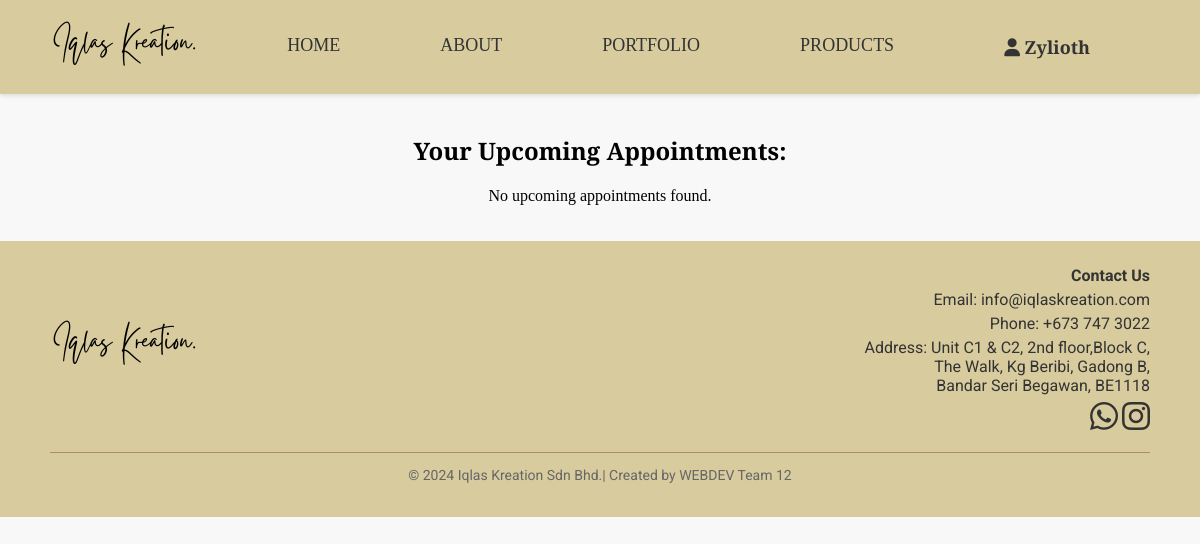
The page /dashboard.php (signed in) on the database as committed earlier.
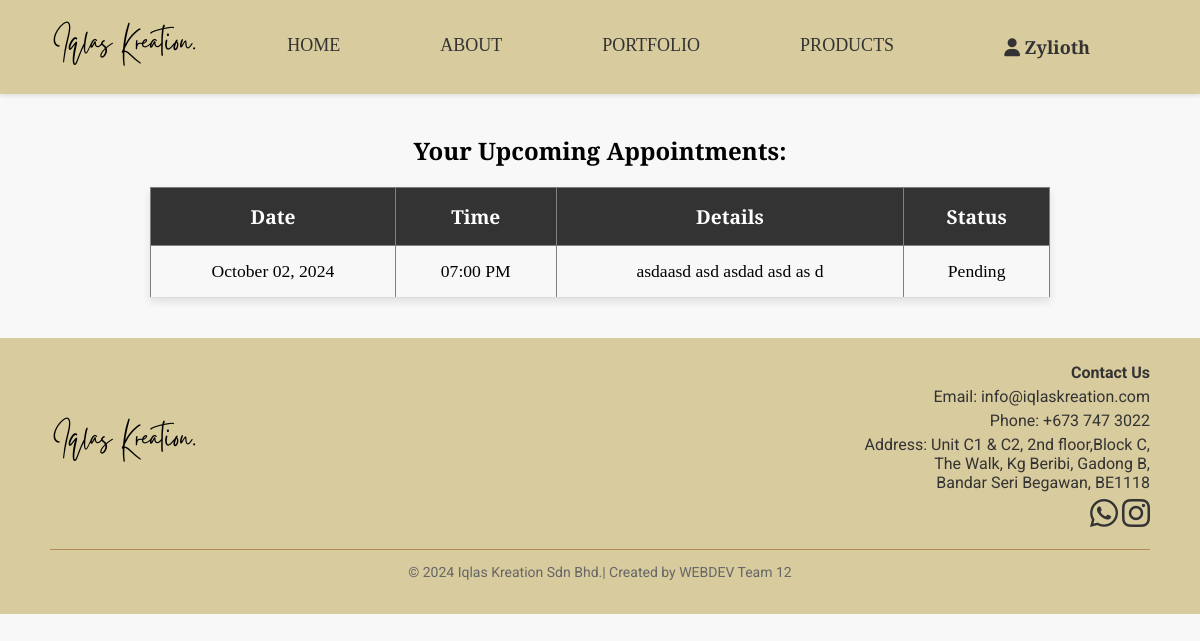
The same page on the database as committed later.
### tables this page shows
CREATE TABLE `appointments` (
  `id` int(11) NOT NULL,
  `user_id` int(11) DEFAULT NULL,
  `appointment_date` date DEFAULT NULL,
  `appointment_time` time DEFAULT NULL,
  `status` varchar(50) DEFAULT 'Pending',
  `details` text DEFAULT NULL
);

### Functions/Ambil_Appointment.php (called while the page is built)
<?php
include 'database/db.php';
$user_id = $_SESSION['user_id'];
$query = "SELECT appointment_date, appointment_time,status, details
          FROM appointments
          WHERE user_id = ? AND appointment_date >= CURDATE()
          ORDER BY appointment_date ASC, appointment_time ASC";
if ($stmt = $conn->prepare($query)) {
    $stmt->bind_param("i", $user_id);
    $stmt->execute();
    $result = $stmt->get_result();
} else {
    echo "Error: " . $conn->error;
    exit();
}
?>

### dashboard.php (the view, shortened to what this page needs)
<!DOCTYPE html>
<html lang="en">
<head>
  <link rel="stylesheet" href="css/style.css">
</head>
<body>
<?php include 'includes/header.php' ?>
<div class="dashboard-container">
      <h2>Your Upcoming Appointments: </h2>
      <?php include 'Functions/Ambil_Appointment.php'; ?>
      <?php if ($result && $result->num_rows > 0): ?>
        <table class="appointment-meja" border="1" cellpadding="10" cellspacing="0">
            <tr>
                <th>Date</th>
                <th>Time</th>
                <th>Details</th>
                <th>Status</th>
            </tr>
            <?php while ($row = $result->fetch_assoc()): ?>
            <tr>
                <td><?php echo date('F d, Y', strtotime($row['appointment_date'])); ?></td>
                <td><?php echo date('h:i A', strtotime($row['appointment_time'])); ?></td>
                <td><?php echo ($row['details']); ?></td>
                <td><?php echo ($row['status']); ?></td>
            </tr>
            <?php endwhile; ?>
        </table>
    <?php else: ?>
        <p>No upcoming appointments found.</p>
    <?php endif; ?>
</div>
  <?php include 'includes/footer.php'; ?>
</body>
</html>

### includes/header.php (shortened to what this page needs)
<header>
    <a href="index.php"><img alt="Iqlas Kreation Logo" height="50" src="Assets/IK_headerLogo.png" width="150"/></a>
    <nav id="nav-menu">
      <a href="index.php" class="<?php if (basename($_SERVER['PHP_SELF']) == 'index.php') echo 'active'; ?>">HOME</a>
      <a href="about.php" class="<?php if (basename($_SERVER['PHP_SELF']) == 'about.php') echo 'active'; ?>">ABOUT</a>
      <a href="portfolio.php" class="<?php if (basename($_SERVER['PHP_SELF']) == 'portfolio.php') echo 'active'; ?>">PORTFOLIO</a>
      <a href="#" class="<?php if (basename($_SERVER['PHP_SELF']) == 'products.php') echo 'active'; ?>">PRODUCTS</a>
      <?php if (isset($_SESSION['username'])): ?>
        <div class="user-menu">
          <a href="dashboard.php" class="username">
            <i class="fa-solid fa-user"></i> <?php echo htmlspecialchars($_SESSION['username']); ?>
          </a>
        </div>
      <?php else: ?>
        <a href="login.php">LOGIN/REGISTER</a>
      <?php endif; ?>
    </nav>
</header>

### includes/footer.php
<footer>
    <div class="footer-container">
        <div class="footer-left">
            <img src="Assets/IK_headerLogo.png" alt="Iqlas Kreation Logo" height="50" width="150"/>
        </div>
        <div class="footer-right">
            <p><strong>Contact Us</strong></p>
            <p>Email: info@iqlaskreation.com</p>
            <p>Phone: +673 747 3022</p>
            <p>
            Address: Unit C1 & C2, 2nd floor,Block C,<br>
            The Walk, Kg Beribi, Gadong B,<br>
            Bandar Seri Begawan, BE1118
            </p>
            <a href="https://api.whatsapp.com/message/SQ2SQVRJYRUFG1"><i class="fa-brands fa-whatsapp fa-2x"></i></a>
            <a href="https://www.instagram.com/iqlaskreation"><i class="fa-brands fa-instagram fa-2x"></i></a>
        </div>
    </div>
    <div class="footer-bottom">
        <p>&copy; 2024 Iqlas Kreation Sdn Bhd.| Created by WEBDEV Team 12 </p>
    </div>
</footer>

### css/style.css (style rules this page uses)
body { font-family: 'Playfair Display', serif; margin: 0; padding: 0; background-color: #f8f8f8; }
header { display: flex; justify-content: space-between; align-items: center; padding: 20px 50px; background-color: #d8cb9e; box-shadow: 0 2px 4px rgba(0, 0, 0, 0.1); position: relative; z-index: 10; }
header img { height: 50px; }
nav { display: flex; justify-content: space-between; flex-wrap: nowrap; }
.user-menu { position: relative; display: inline-block; }
.username { cursor: pointer; padding: 10px; font-weight: bold; color: #333; text-decoration: none; }
nav a { margin: 0 50px; text-decoration: none; color: #333; font-size: 18px; font-weight: 500; transition: color 0.3s ease-in-out; }
.dashboard-container { width: 90%; max-width: 1200px; margin: 0 auto; padding: 20px; text-align: center; }
.appointment-meja { width: 100%; max-width: 900px; margin: 20px auto; border-collapse: collapse; box-shadow: 0 4px 8px rgba(0, 0, 0, 0.1); }
.appointment-meja th { background-color: #333; color: white; padding: 15px; font-size: 1.2em; text-align: center; }
.appointment-meja td { padding: 15px; text-align: center; border-bottom: 1px solid #ddd; font-size: 1.1em; }
footer { background-color: #d8cb9e; padding: 20px 50px; color: #333; font-family: 'Roboto', sans-serif; width: auto; margin-top: auto; }
.footer-container { display: flex; justify-content: space-between; align-items: center; padding-bottom: 20px; border-bottom: 1px solid #b38b59; flex-wrap: wrap; }
.footer-left img { height: 50px; }
.footer-right { text-align: right; }
.footer-right p { margin: 5px 0; }
.footer-right a { text-decoration: none; color: #333; }
.footer-bottom { text-align: center; margin-top: 10px; font-size: 14px; color: #666; }

Rows that differ between the two databases and show on the page:
added appointments: appointment_date "October 02, 2024", appointment_time "07:00 PM", details "asdaasd asd asdad asd as d", status "Pending"
Other text that changed with them:
text no longer shown: "No upcoming appointments found."
text now shown: "Date Time Details Status"
